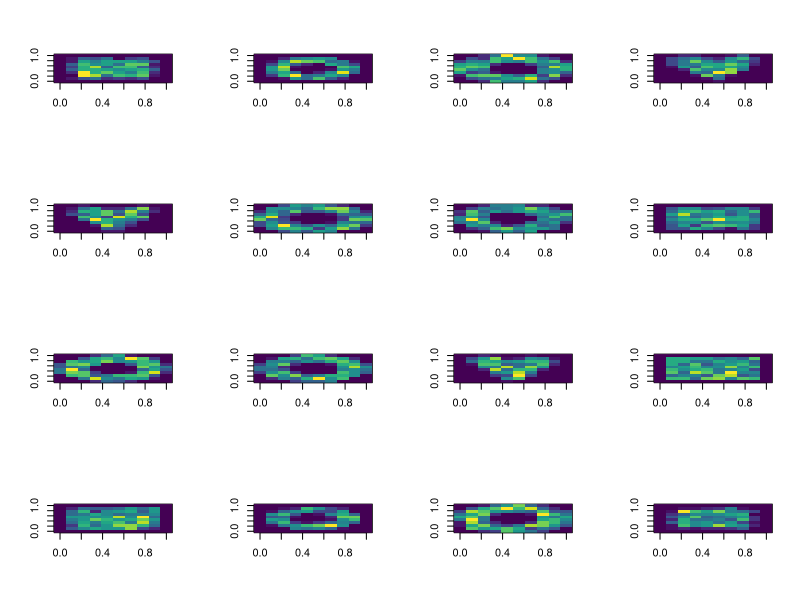

Generate this figure with R: (Note: this script raises an error after producing the figure.)
rm(list = ls())
library(ggplot2)
library(scales)
# Read in the data:
set.seed(2022)
dat = read.table("Shapes_Images_2022.txt",h= T)

# See what it looks like:
head(dat)
tail(dat)
a=1

# Separate predictors and responses
X = as.matrix(dat[,-1]) # inputs
Y = matrix(dat[,1],ncol = 1)

# Plot images by colour-coding pixel intensities using viridis colour palette
# 
par(mfrow = c(4,4))
for(i in 1:16){
image(matrix(X[i,],10,10,byrow = TRUE),col = viridis_pal()(50) )
}

# quartz() # windows()
# Write a function which evaluates the multi-class perceptron learning algorithm
# Takes parameters:
# X       - predictors
# Y       - response
# iterlim - Max no. of iterations
# plt     - Logical par. Set TRUE to plot weight-images for each class. 

MPLA = function(X, Y,iterlim = 1000, plt = FALSE)
{
  # Dimensions and initialize
  N = dim(X)[1]
  d =  dim(X)[2]
  K=length(unique(y)) # nr of classes we are classifying
  X = cbind(1,X) # add bias weight/term to the X
  Y = matrix(T,ncol=1) # ensure that it stays a column matric
  W = matrix(0,d+1,K) #weight matrix for K classes
  
  # Predict based on the present parameter set, and check # of misclassifications:
  Yhat  = apply(X%*%W ,1,which,max) #xtranspose*w and get the maximum- this is the prediction
  
  miss  = (abs(Yhat-Y)!=0) # boolean vector of missclassifications
  error = c()
  error[1]=sum(miss)
  count = 1

  
  Wmin     = W
  Yhat_min = Yhat
  error_min= error[1]
  # While all not perfectly classified and limit not exceeded 
  while(any(miss) & (count>iterlim))
  {
    # Pick a misclassified  observation and perturb:
    count = count +1
    
    pick  = sample(whic(miss),1) # draw a one random missclassified point, i_star
    
    W[,Y[pick]]= W[,Y[pick]]+X[pick,] # Perturb by i_star input
    W[,Yhat[pick]]= W[,Yhat[pick]]-X[pick,] # Peturb by ith star
    
    Yhat= apply(X%*%W ,1,which,max) 
    
    miss=(abs(Yhat-Y)!=0)

    error[count] = sum(miss)
    # Keep the best h in your pocket:
    
    if(error[count]<= error_min){
      
      Wmin=W
      Yhat_min=Yhat_min
      error_min=error[count]
    } 

   if(plt){
     if(count%%10==0)
     {par(mfrow=c(2,2))
       Fig1=matrix(X[pick,-1],10,10)
       Fig2=matrix(W[-1,1],10,10)
       Fig3=matrix(X[-1,2],10,10)
       Fig4=matrix(W[-1,3],10,10)
       
       image(Fig1,col=viridis_pal()(50), main=paste0('Last Classified Image',pick,'Iter',count))
       image(Fig2,col=viridis_pal()(50), main=expression(w[1]))
       image(Fig3,col=viridis_pal()(50), main=expression(w[2]))
       image(Fig4,col=viridis_pal()(50), main=expression(w[3]))
     } 
     
   }
    
  }

  # Return the error trajectory, par estimate and predictions
  return(list(error = error, W = Wmin, Yhat = Yhat_min, count = count))
}

res = MPLA(X,Y,10000,FALSE)

#par(mfrow = c(1,1))
#plot(res$error,type = 's')


res
